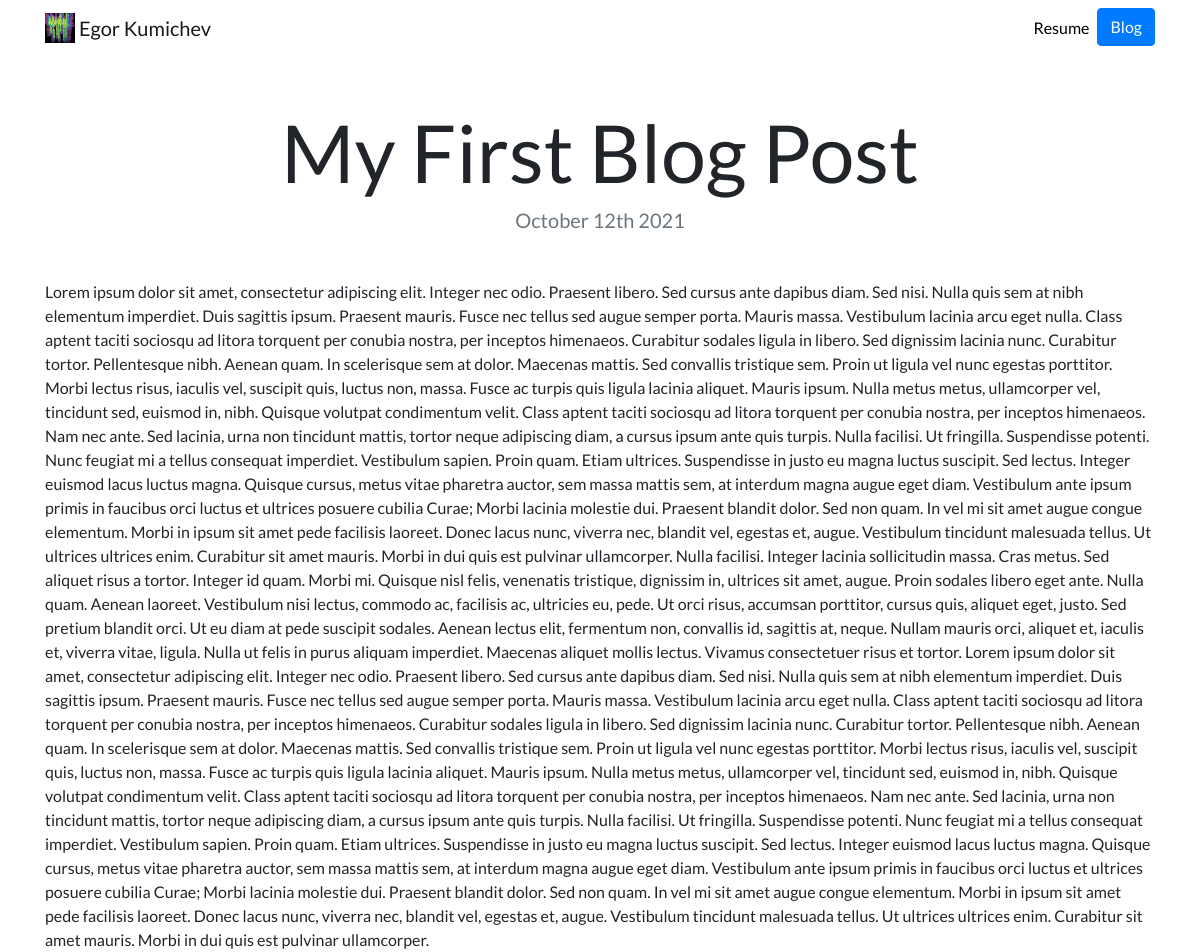
The page /blog/10/ on the database its author committed.
### blog/models.py (models this page shows, shortened)
class Blog(models.Model):
    title = models.CharField(max_length=200)
    description = models.TextField()
    date = models.DateField()

### blog/views.py (the view)
# urls.py: path('<int:blog_id>/', views.detail, name='detail'),
def detail(request, blog_id):
    blog = get_object_or_404(Blog, pk=blog_id)
    return render(request, 'blog/detail.html',{'blog':blog})

### blog/templates/blog/detail.html
{% extends "portfolio/base.html" %}
{% load static %}
{% block content %}
<h1 class="text-center mt-5" id="blogdetailtitle">{{ blog.title }}</h1>
<h5 class="text-center text-muted mb-5">{{ blog.date|date:'F jS Y' }}</h5>
{{ blog.description|safe }}
{% endblock %}

### portfolio/static/portfolio/custom.css (style rules this page uses)
body { font-family: 'Lato', sans-serif; }
@media (min-width: 992px) { #blogdetailtitle { font-size: 5rem; } }

### rows shown on the page
Blog: title "My First Blog Post", date "October 12th 2021", description "Lorem ipsum dolor sit amet, consectetur adipiscing elit. Integer nec odio. Praesent libero. Sed cursus ante dapibus diam. Sed nisi. Nulla quis sem at nibh elementum imperdiet. Duis sagittis ipsum. Praesent mauris. Fusce nec tellus sed augue semper porta. Mauris massa. Vestibulum lacinia arcu eget nulla. Class aptent taciti sociosqu ad litora torquent per conubia nostra, per inceptos himenaeos. Curabitur sodales ligula in libero. Sed dignissim lacinia nunc. Curabitur tortor. Pellentesque nibh. Aenean quam. In scelerisque sem at dolor. Maecenas mattis. Sed convallis tristique sem. Proin ut ligula vel nunc egestas porttitor. Morbi lectus risus, iaculis vel, suscipit quis, luctus non, massa.…"
